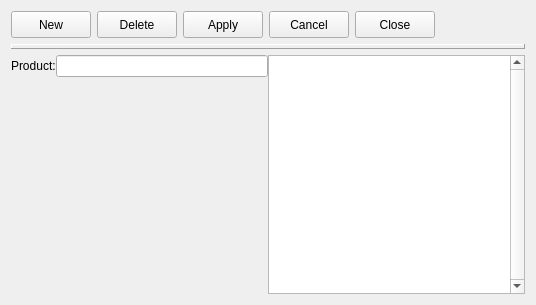
<?xml version="1.0" encoding="UTF-8"?>
<ui version="4.0">
 <class>lvprods</class>
 <widget class="impgenmaint" name="lvprods">
  <property name="geometry">
   <rect>
    <x>0</x>
    <y>0</y>
    <width>536</width>
    <height>305</height>
   </rect>
  </property>
  <property name="windowTitle">
   <string>Form</string>
  </property>
  <property name="TableName">
   <string>products</string>
  </property>
  <property name="KeyField">
   <string>prod_cod</string>
  </property>
  <property name="DisplayColumn">
   <string>prod_des</string>
  </property>
  <property name="DisplayColumnDescription">
   <string>Livestock products</string>
  </property>
  <layout class="QVBoxLayout" name="verticalLayout_3">
   <item>
    <layout class="QHBoxLayout" name="horizontalLayout_11">
     <item>
      <widget class="QPushButton" name="cmdnew">
       <property name="enabled">
        <bool>true</bool>
       </property>
       <property name="minimumSize">
        <size>
         <width>0</width>
         <height>27</height>
        </size>
       </property>
       <property name="maximumSize">
        <size>
         <width>16777215</width>
         <height>27</height>
        </size>
       </property>
       <property name="toolTip">
        <string/>
       </property>
       <property name="text">
        <string>New</string>
       </property>
       <property name="icon">
        <iconset resource="../images/images.qrc">
         <normaloff>:/images/new3.png</normaloff>:/images/new3.png</iconset>
       </property>
       <property name="flat">
        <bool>false</bool>
       </property>
      </widget>
     </item>
     <item>
      <widget class="QPushButton" name="cmdelete">
       <property name="enabled">
        <bool>true</bool>
       </property>
       <property name="minimumSize">
        <size>
         <width>0</width>
         <height>27</height>
        </size>
       </property>
       <property name="maximumSize">
        <size>
         <width>16777215</width>
         <height>27</height>
        </size>
       </property>
       <property name="toolTip">
        <string/>
       </property>
       <property name="text">
        <string>Delete</string>
       </property>
       <property name="icon">
        <iconset resource="../images/images.qrc">
         <normaloff>:/images/delete3.png</normaloff>:/images/delete3.png</iconset>
       </property>
       <property name="flat">
        <bool>false</bool>
       </property>
      </widget>
     </item>
     <item>
      <widget class="QPushButton" name="cmdapply">
       <property name="enabled">
        <bool>true</bool>
       </property>
       <property name="minimumSize">
        <size>
         <width>0</width>
         <height>27</height>
        </size>
       </property>
       <property name="maximumSize">
        <size>
         <width>16777215</width>
         <height>27</height>
        </size>
       </property>
       <property name="toolTip">
        <string/>
       </property>
       <property name="text">
        <string>Apply</string>
       </property>
       <property name="icon">
        <iconset resource="../images/images.qrc">
         <normaloff>:/images2/new/apply.png</normaloff>:/images2/new/apply.png</iconset>
       </property>
       <property name="flat">
        <bool>false</bool>
       </property>
      </widget>
     </item>
     <item>
      <widget class="QPushButton" name="cmdcancel">
       <property name="enabled">
        <bool>true</bool>
       </property>
       <property name="minimumSize">
        <size>
         <width>0</width>
         <height>27</height>
        </size>
       </property>
       <property name="maximumSize">
        <size>
         <width>16777215</width>
         <height>27</height>
        </size>
       </property>
       <property name="toolTip">
        <string/>
       </property>
       <property name="text">
        <string>Cancel</string>
       </property>
       <property name="icon">
        <iconset resource="../images/images.qrc">
         <normaloff>:/images2/new/cancel.png</normaloff>:/images2/new/cancel.png</iconset>
       </property>
       <property name="flat">
        <bool>false</bool>
       </property>
      </widget>
     </item>
     <item>
      <widget class="QPushButton" name="cmdclose">
       <property name="enabled">
        <bool>true</bool>
       </property>
       <property name="minimumSize">
        <size>
         <width>0</width>
         <height>27</height>
        </size>
       </property>
       <property name="maximumSize">
        <size>
         <width>16777215</width>
         <height>27</height>
        </size>
       </property>
       <property name="toolTip">
        <string/>
       </property>
       <property name="text">
        <string>Close</string>
       </property>
       <property name="icon">
        <iconset resource="../images/images.qrc">
         <normaloff>:/images2/new/closeform.png</normaloff>:/images2/new/closeform.png</iconset>
       </property>
       <property name="flat">
        <bool>false</bool>
       </property>
      </widget>
     </item>
     <item>
      <spacer name="horizontalSpacer_2">
       <property name="orientation">
        <enum>Qt::Horizontal</enum>
       </property>
       <property name="sizeHint" stdset="0">
        <size>
         <width>40</width>
         <height>20</height>
        </size>
       </property>
      </spacer>
     </item>
    </layout>
   </item>
   <item>
    <widget class="QLabel" name="Panel2">
     <property name="enabled">
      <bool>true</bool>
     </property>
     <property name="maximumSize">
      <size>
       <width>16777215</width>
       <height>5</height>
      </size>
     </property>
     <property name="toolTip">
      <string/>
     </property>
     <property name="layoutDirection">
      <enum>Qt::LeftToRight</enum>
     </property>
     <property name="frameShape">
      <enum>QFrame::Panel</enum>
     </property>
     <property name="frameShadow">
      <enum>QFrame::Raised</enum>
     </property>
     <property name="text">
      <string/>
     </property>
     <property name="alignment">
      <set>Qt::AlignCenter</set>
     </property>
    </widget>
   </item>
   <item>
    <layout class="QHBoxLayout" name="horizontalLayout_6">
     <property name="spacing">
      <number>0</number>
     </property>
     <property name="margin">
      <number>0</number>
     </property>
     <item>
      <layout class="QVBoxLayout" name="verticalLayout_2">
       <property name="spacing">
        <number>0</number>
       </property>
       <property name="margin">
        <number>0</number>
       </property>
       <item>
        <layout class="QHBoxLayout" name="horizontalLayout_7">
         <item>
          <widget class="QLabel" name="Label2_2">
           <property name="enabled">
            <bool>true</bool>
           </property>
           <property name="toolTip">
            <string/>
           </property>
           <property name="text">
            <string>Product:</string>
           </property>
          </widget>
         </item>
         <item>
          <widget class="IMPEdit" name="iMPEdit_5">
           <property name="TableName">
            <string>products</string>
           </property>
           <property name="FieldName">
            <string>prod_des</string>
           </property>
          </widget>
         </item>
        </layout>
       </item>
       <item>
        <spacer name="verticalSpacer_2">
         <property name="orientation">
          <enum>Qt::Vertical</enum>
         </property>
         <property name="sizeHint" stdset="0">
          <size>
           <width>20</width>
           <height>40</height>
          </size>
         </property>
        </spacer>
       </item>
      </layout>
     </item>
     <item>
      <widget class="QTableView" name="ListView1">
       <property name="verticalScrollBarPolicy">
        <enum>Qt::ScrollBarAlwaysOn</enum>
       </property>
      </widget>
     </item>
    </layout>
   </item>
  </layout>
 </widget>
 <customwidgets>
  <customwidget>
   <class>IMPEdit</class>
   <extends>QLineEdit</extends>
   <header>impedit.h</header>
  </customwidget>
  <customwidget>
   <class>impgenmaint</class>
   <extends>QWidget</extends>
   <header>impgenmaint.h</header>
   <container>1</container>
  </customwidget>
 </customwidgets>
 <resources>
  <include location="../images/images.qrc"/>
 </resources>
 <connections/>
</ui>
